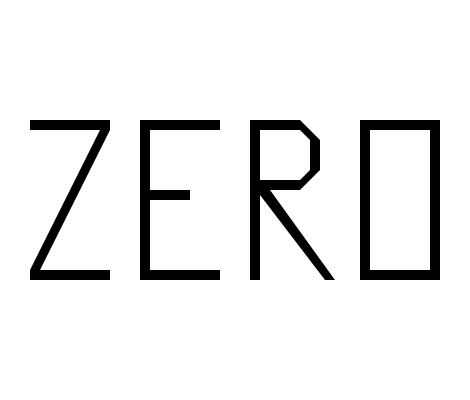
Frame 1 (no input)
Frame 60 (no input): identical to frame 1, image omitted
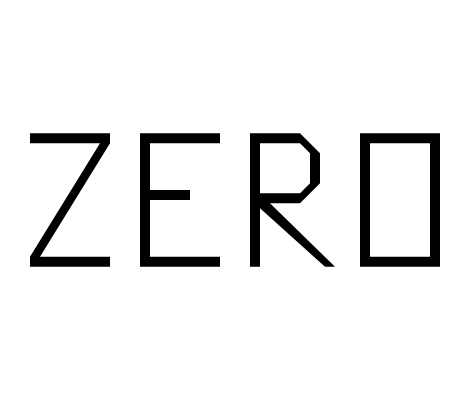
Frame 120 (the mouse pressed at the canvas centre since frame 60)

The p5.js sketch that drew these frames (run headless with seeded random() and noise() and a simulated clock; from frame 60 on, the mouse is pressed at the canvas centre):

// p5.js sketch
// ── sketch.js
function setup() {
  createCanvas(470, 400);
}

function draw() {
  background(255);
  
  const Maura = mouseY/15;
  
  fill(0);
  noStroke();
  
  //Z
  beginShape();
  vertex(30,120 + Maura);
  vertex(110,120 + Maura);
  vertex(110,130 + Maura);
  vertex(40,270 - Maura);
  vertex(110,270 - Maura);
  vertex(110,280 - Maura);
  vertex(30,280 - Maura);
  vertex(30,270 - Maura);
  vertex(100,130 + Maura);
  vertex(30,130 + Maura);
  endShape();
  
  //E
  beginShape();
  vertex(140,120 + Maura);
  vertex(220,120 + Maura);
  vertex(220,130 + Maura);
  vertex(150,130 + Maura);
  vertex(150,190);
  vertex(190,190);
  vertex(190,200);
  vertex(150,200);
  vertex(150,270 - Maura);
  vertex(220,270 - Maura);
  vertex(220,280 - Maura);
  vertex(140,280 - Maura);
   endShape();
  
  //R
  beginShape();
  vertex(250,120 + Maura);
  vertex(300,120 + Maura);
  vertex(310,130 + Maura);
  vertex(320,140 + Maura);
  vertex(320,170 + Maura);
  vertex(300,190 + Maura);
  vertex(270,190 + Maura);
  vertex(335,280 - Maura);
  vertex(325,280 - Maura);
  vertex(260,195 + Maura);
  vertex(260,280 - Maura);
  vertex(250,280 - Maura);

  //R counter shape
  beginContour();
  vertex(260,130 + Maura);
  vertex(260,180 + Maura);
  vertex(300,180 + Maura);
  vertex(310,170 + Maura);
  vertex(310,140 + Maura);
  vertex(300,130 + Maura);
 
  endContour();
  endShape();

  //0
  beginShape();
  vertex(360,120 + Maura);
  vertex(440,120 + Maura);
  vertex(440,280 - Maura);
  vertex(360,280 - Maura);
  
  //0 counter shape
  beginContour();
  vertex(370,130 + Maura);
  vertex(370,270 - Maura);
  vertex(430,270 - Maura);
  vertex(430,130 + Maura);

  endContour();
  endShape();}

               
  
